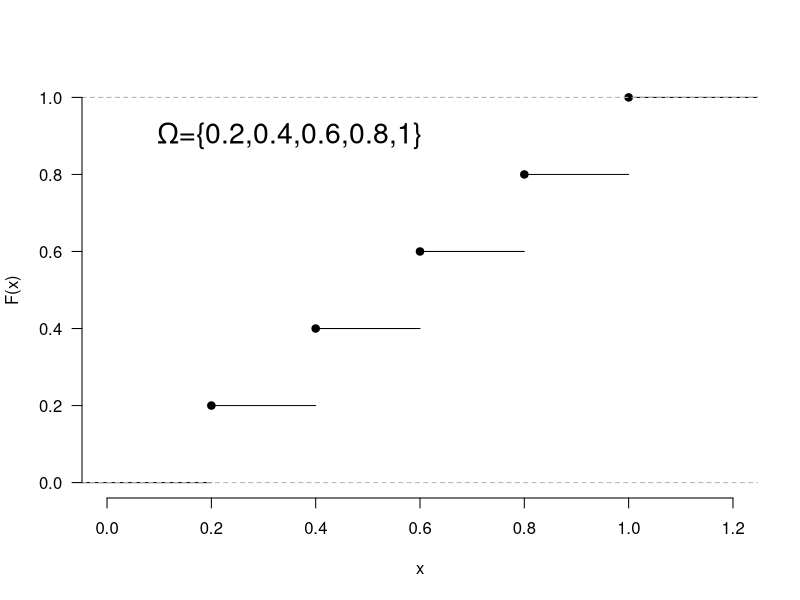
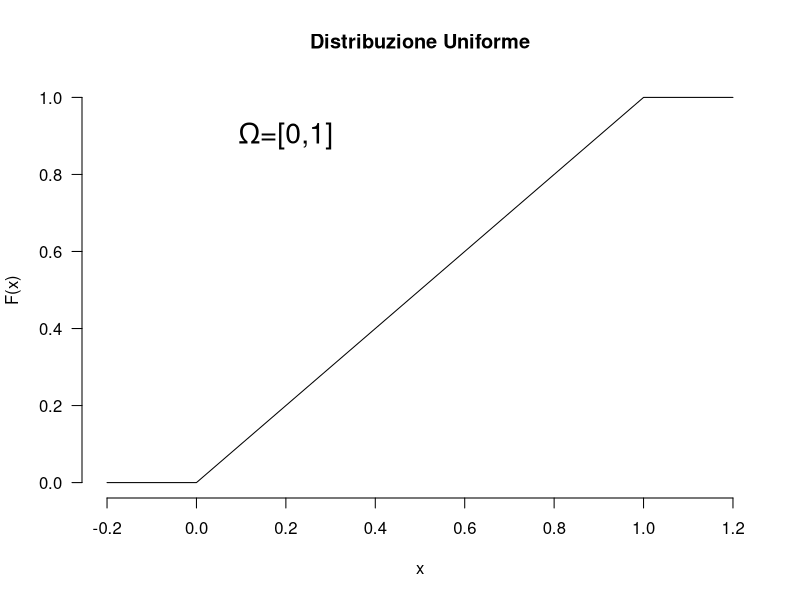

Recreate these plots in R, in order. (Note: this script raises an error after producing the figures.)
# TODO: Add comment
# 
# Author: ortellic
###############################################################################

#jpeg(file="funzioneRipartizioneUniformeDiscreta.jpg")
pdf(file="funzioneRipartizioneUniformeDiscreta.pdf")

plot(x=ecdf(seq(0.2,1,by=0.2)),ylab="F(x)",
#		main="Distribuzione Uniforme",
		main="",
		axes=FALSE
)

Axis(at=seq(0,1.2,by=0.2),side=1)
Axis(side=2,las=1)

text(0.35,0.9,
		expression(
				paste(Omega,"={0.2,0.4,0.6,0.8,1}")
		),
		cex = 1.7
)
dev.off()



pdf(file="funzioneRipartizioneUniformeContinua.pdf")
x = seq(0,1.2,by=0.2)
y = punif(x, min=0, max=1)
x = c(-0.2,x)
y = c(0,y)

plot(x,y,ylab="F(x)",type="l",
		main="Distribuzione Uniforme",
		axes=FALSE
)

Axis(at=seq(-0.2,1.2,by=0.2),side=1)
Axis(side=2,las=1)

text(0.2,0.9,
		expression(
				paste(Omega,"=[0,1]")
		),
		cex=1.7
)
def.off()
